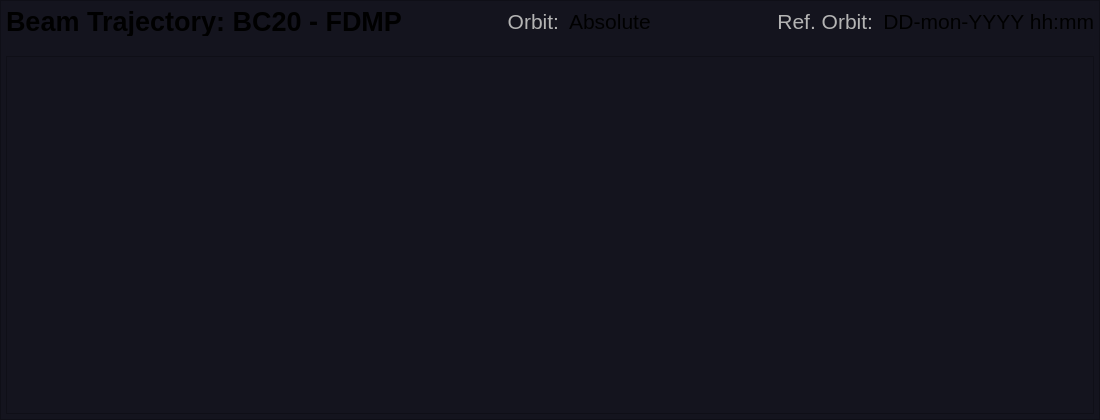
   <widget class="QFrame" name="frame_generic_13">
    <property name="geometry">
     <rect>
      <x>10</x>
      <y>225</y>
      <width>1100</width>
      <height>420</height>
     </rect>
    </property>
    <property name="styleSheet">
     <string notr="true">background-color: rgb(20,20,30);</string>
    </property>
    <property name="frameShape">
     <enum>QFrame::StyledPanel</enum>
    </property>
    <property name="frameShadow">
     <enum>QFrame::Raised</enum>
    </property>
    <layout class="QGridLayout" name="gridLayout_9">
     <property name="leftMargin">
      <number>5</number>
     </property>
     <property name="topMargin">
      <number>5</number>
     </property>
     <property name="rightMargin">
      <number>5</number>
     </property>
     <property name="bottomMargin">
      <number>5</number>
     </property>
     <property name="horizontalSpacing">
      <number>10</number>
     </property>
     <property name="verticalSpacing">
      <number>5</number>
     </property>
     <item row="0" column="1">
      <widget class="QLabel" name="label_58">
       <property name="font">
        <font>
         <pointsize>16</pointsize>
        </font>
       </property>
       <property name="styleSheet">
        <string notr="true">color: rgb(180,180,180);</string>
       </property>
       <property name="text">
        <string>Orbit:</string>
       </property>
       <property name="alignment">
        <set>Qt::AlignRight|Qt::AlignTrailing|Qt::AlignVCenter</set>
       </property>
      </widget>
     </item>
     <item row="0" column="2">
      <widget class="QLabel" name="label_orbit_type">
       <property name="font">
        <font>
         <pointsize>16</pointsize>
        </font>
       </property>
       <property name="text">
        <string>Absolute</string>
       </property>
       <property name="alignment">
        <set>Qt::AlignLeading|Qt::AlignLeft|Qt::AlignVCenter</set>
       </property>
      </widget>
     </item>
     <item row="0" column="0">
      <widget class="QLabel" name="label_57">
       <property name="maximumSize">
        <size>
         <width>16777215</width>
         <height>30</height>
        </size>
       </property>
       <property name="font">
        <font>
         <pointsize>20</pointsize>
         <weight>75</weight>
         <bold>true</bold>
        </font>
       </property>
       <property name="text">
        <string>Beam Trajectory: BC20 - FDMP</string>
       </property>
       <property name="alignment">
        <set>Qt::AlignLeading|Qt::AlignLeft|Qt::AlignVCenter</set>
       </property>
      </widget>
     </item>
     <item row="0" column="3">
      <widget class="QLabel" name="label_60">
       <property name="font">
        <font>
         <pointsize>16</pointsize>
        </font>
       </property>
       <property name="styleSheet">
        <string notr="true">color: rgb(180,180,180);</string>
       </property>
       <property name="text">
        <string>Ref. Orbit:</string>
       </property>
       <property name="alignment">
        <set>Qt::AlignRight|Qt::AlignTrailing|Qt::AlignVCenter</set>
       </property>
      </widget>
     </item>
     <item row="0" column="4">
      <widget class="QLabel" name="ref_orbit_name">
       <property name="font">
        <font>
         <pointsize>16</pointsize>
        </font>
       </property>
       <property name="text">
        <string>DD-mon-YYYY hh:mm</string>
       </property>
       <property name="alignment">
        <set>Qt::AlignRight|Qt::AlignTrailing|Qt::AlignVCenter</set>
       </property>
      </widget>
     </item>
     <item row="1" column="0" colspan="5">
      <widget class="PyDMDrawingLine" name="PyDMDrawingLine_6">
       <property name="minimumSize">
        <size>
         <width>0</width>
         <height>10</height>
        </size>
       </property>
       <property name="maximumSize">
        <size>
         <width>16777215</width>
         <height>10</height>
        </size>
       </property>
       <property name="toolTip">
        <string/>
       </property>
       <property name="brush">
        <brush brushstyle="SolidPattern">
         <color alpha="255">
          <red>200</red>
          <green>200</green>
          <blue>200</blue>
         </color>
        </brush>
       </property>
       <property name="penColor">
        <color>
         <red>80</red>
         <green>80</green>
         <blue>80</blue>
        </color>
       </property>
       <property name="penWidth">
        <double>1.000000000000000</double>
       </property>
      </widget>
     </item>
     <item row="2" column="0" colspan="5">
      <widget class="QFrame" name="cont_orbit">
       <property name="frameShape">
        <enum>QFrame::StyledPanel</enum>
       </property>
       <property name="frameShadow">
        <enum>QFrame::Raised</enum>
       </property>
       <layout class="QVBoxLayout" name="verticalLayout">
        <property name="spacing">
         <number>0</number>
        </property>
        <property name="leftMargin">
         <number>0</number>
        </property>
        <property name="topMargin">
         <number>0</number>
        </property>
        <property name="rightMargin">
         <number>0</number>
        </property>
        <property name="bottomMargin">
         <number>0</number>
        </property>
       </layout>
      </widget>
     </item>
    </layout>
   </widget>
